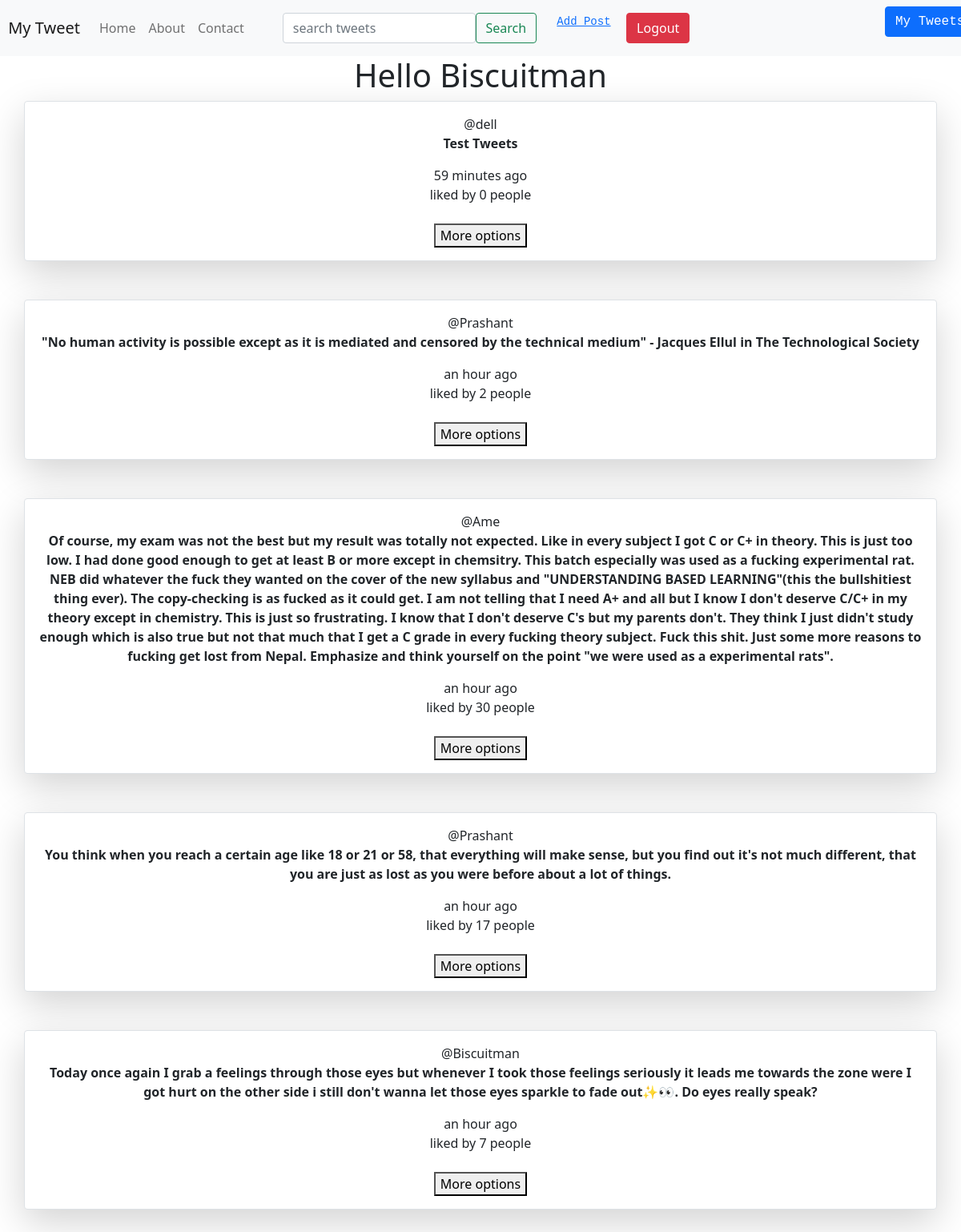
/ (signed in), run on the app's committed database.
### smwapp/models.py (models this page shows, shortened)
class post(models.Model):
    user = models.ForeignKey(User, on_delete=models.CASCADE)
    status = models.TextField()
    no_of_likes = models.IntegerField(default=0)
    posted_date = models.DateTimeField(auto_now_add=True,null=True)
    slug = AutoSlugField(populate_from = 'status', unique = True, null = True)

### smwapp/views.py (the view)
# urls.py: path('', views.home_view, name = "home"),
@login_required(login_url='loginpage')
def home_view(request):
    items = post.objects.all()
    qwery = request.GET.get('qwery')
    if qwery != None:
        items= post.objects.filter(status__icontains = qwery)
    items = list(items)
    shuffle(items)
    data = {
        'posts' : items
    }
    return render(request, "home.html", data)

### smwapp/templates/home.html (shortened to what this page needs)
{% extends 'base.html' %}
    {% block content %}
    <center>
<h1>Hello {{request.user | title}}</h1>
{% load humanize %}
{% for i in posts %}
  <div class="container border shadow-lg p-3 mb-5 bg-white rounded">
        @{{i.user}}
       <b> <p> {{i.status}}</p></b>
        {{i.posted_date | naturaltime}} <br>
       liked by {{i.no_of_likes}} people
        <br><br>
        <button data-bs-toggle="collapse" data-bs-target="#demo">More options</button>
    </div>
{% endfor %}
</center>
    {% endblock content %}

### data on the page
post: user "dell", status "Test Tweets", posted_date "59 minutes ago", no_of_likes "0"
post: user "Prashant", status "\"No human activity is possible except as it is mediated and censored by the technical medium\" - Jacques Ellul in The Technological Society", posted_date "an hour ago", no_of_likes "2"
post: user "Ame", status "Of course, my exam was not the best but my result was totally not expected. Like in every subject I got C or C+ in theory. This is just too low. I had done good enough to get at least B or more except in chemsitry. This batch especially was used as a fucking experimental rat. NEB did whatever the fuck they wanted on the cover of the new syllabus and \"UNDERSTANDING BASED LEARNING\"(this the bullshitiest thing ever). The copy-checking is as fucked as it could get. I am not telling that I need A+ and all but I know I don't deserve C/C+ in my theory except in chemistry. This is just so frustrating. I know that I don't deserve C's but my parents don't. They think I just didn't study enough which…", posted_date "an hour ago", no_of_likes "30"
post: user "Prashant", status "You think when you reach a certain age like 18 or 21 or 58, that everything will make sense, but you find out it's not much different, that you are just as lost as you were before about a lot of things.", posted_date "an hour ago", no_of_likes "17"
post: user "Biscuitman", status "Today once again I grab a feelings through those eyes but whenever I took those feelings seriously it leads me towards the zone were I got hurt on the other side i still don't wanna let those eyes sparkle to fade out✨👀. Do eyes really speak?", posted_date "an hour ago", no_of_likes "7"

### other printed values
{{ request.user | title }} "Biscuitman"
